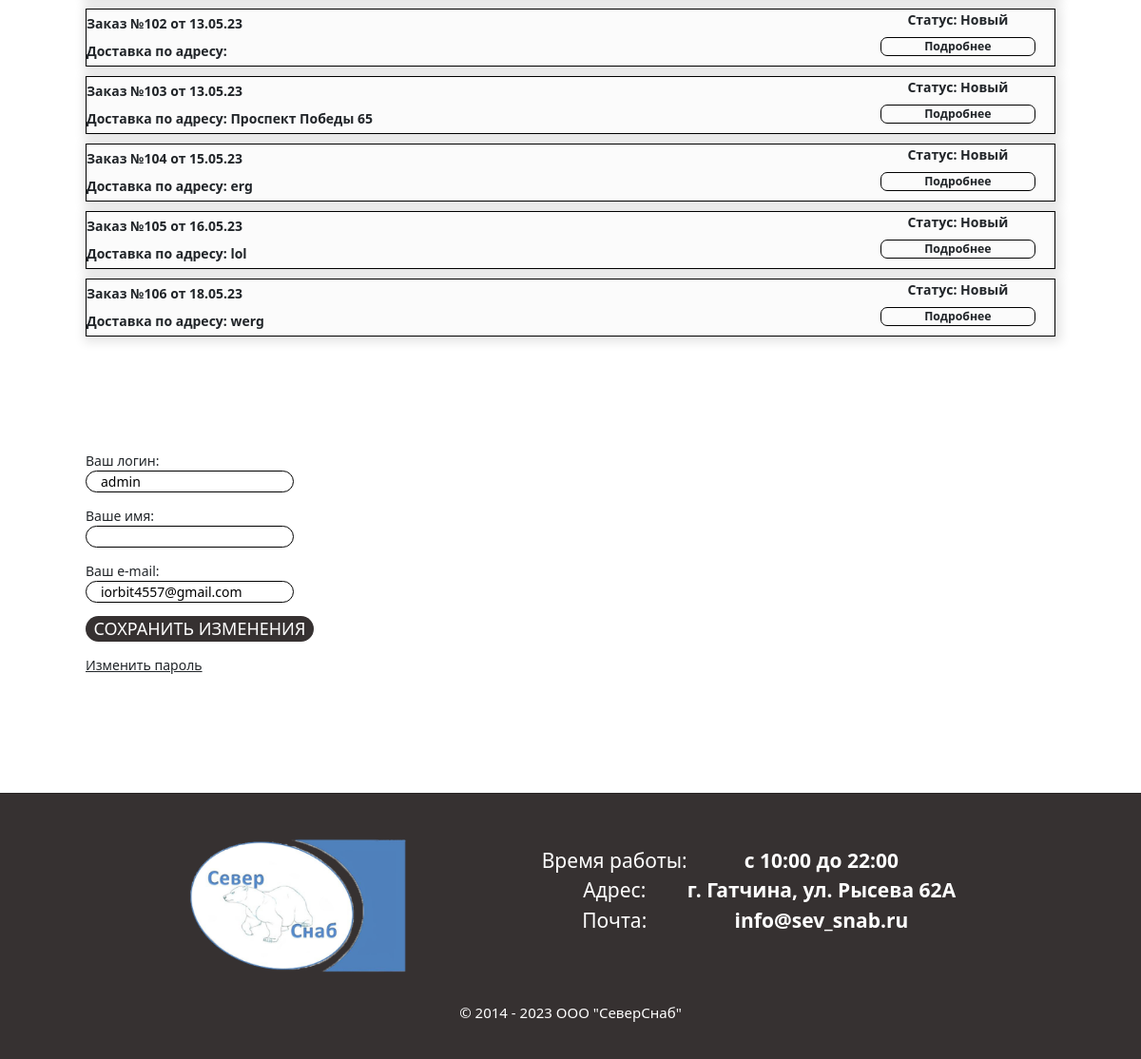
Page /account/ (signed in, lower part) on the earlier database version.
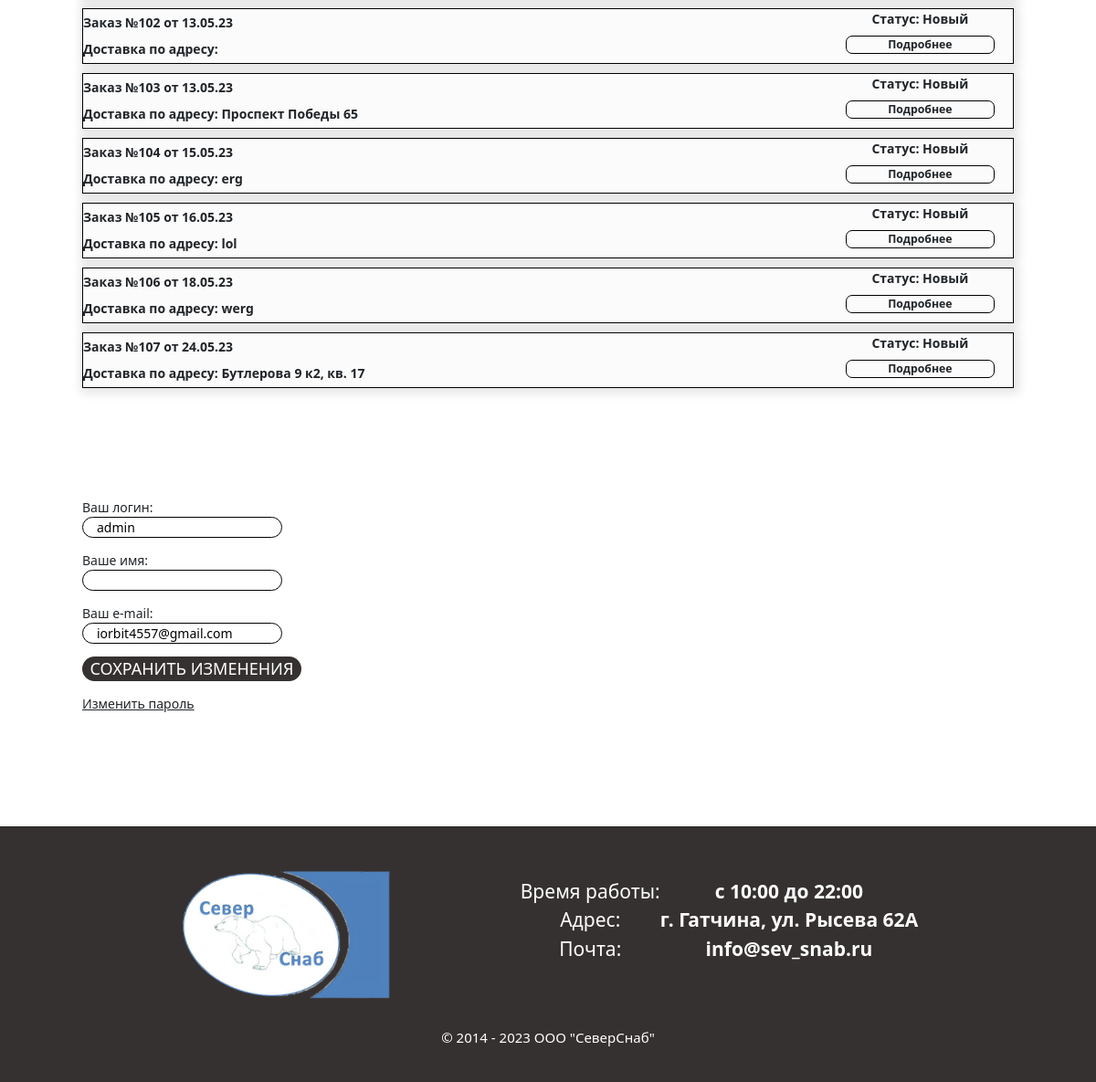
Same page on the later database version.
### orders/models.py (models this page shows, shortened)
class Order(models.Model):
    status = models.CharField('Статус', max_length=20, choices=STATUS_CHOICES, default='new')
    user = models.ForeignKey(User, on_delete=models.CASCADE, null=True)
    type = models.CharField('Тип клиента', max_length=200, null=True)
    full_name = models.CharField('Ф.И.О.', max_length=200, null=True)
    phone = models.CharField('Телефон', max_length=200, null=True)
    email = models.EmailField('Email', null=True)
    address = models.CharField('Адрес', max_length=250)
    postal_code = models.CharField('Почтовый индекс', max_length=20)
    way_to_get = models.CharField('Способ получения', max_length=200, null=True, blank=True)
    comment = models.TextField('Комментарий', null=True, blank=True)
    created = models.DateTimeField('Создано',auto_now_add=True)
    updated = models.DateTimeField('Обновлено', auto_now=True)
    paid = models.BooleanField('Оплачено', default=False)
    manager_status = models.BooleanField('Рассмотрено', default=False, blank=False)
    total_cost = models.DecimalField('Итоговая стоимость', max_digits=10, decimal_places=2, blank=True, null=True)

### account/views.py (the view)
# urls.py: path('', views.dashboard, name='dashboard'),
@login_required
def dashboard(request):
    favorite_products = Product.objects.filter(favorite__user=request.user)
    orders = models.Order.objects.filter(user=request.user)
    if request.method == 'POST':
        form = UserChangeForm(request.POST, instance=request.user)
        if form.is_valid():
            form.save()
    else:
        form = UserChangeForm(instance=request.user)
    data = {
        'favorite_products': favorite_products,
        'orders': orders,
        'form': form,
        'user': request.user,
        'section': 'dashboard',
    }
    return render(request, 'account/dashboard.html', data)

### cart/cart.py (called while the page is built)
    def __len__(self):
        return sum(item['quantity'] for item in self.cart.values())

### cart/context_processors.py (called while the page is built)
def cart(request):
    return {'cart': Cart(request)}

### account/templates/account/dashboard.html (shortened to what this page needs)
{% extends 'shop/base.html' %}
{% load static %}
{% block content %}
    <div class="dashboard">
        <div class="dashboard_body">
            <div class="dashboard_content">
                <div id="orders" class="tab-content">
                    <div id="orders-body">
                        {% if orders %}
                            {% for order in orders %}
                                <div class="order_item">
                                    <table class="order-positions">
                                        <tbody>
                                        <tr>
                                            <td>Заказ №{{ order.id }} от {{ order.created|date:"d.m.y" }}</td>
                                            <td>Статус: {{ order.get_status_display }}</td>
                                        </tr>
                                        <tr>
                                            <td>Доставка по адресу: {{ order.address }}</td>
                                            <td><a href="{% url 'order-detail' order.id %}"><small>Подробнее</small></a></td>
                                        </tr>
                                        </tbody>
                                    </table>
                                </div>
                            {% endfor %}
                        {% else %}
                            <h3>Вы ещё не сделали ни одного заказа</h3>
                        {% endif %}
                    </div>
                </div>
                <div id="profile" class="tab-content">
                    <form method="post">
                        <p>Ваш логин: {{ form.username }}</p>
                        <p>Ваше имя: {{ form.first_name }}</p>
                        <p>Ваш e-mail: {{ form.email }}</p>
                        <p><input class="save-changes" type="submit" value="Сохранить изменения"></p>
                    </form>
                    <a href="{% url 'password-change' %}"><u>Изменить пароль</u></a>
                </div>
            </div>
        </div>
    </div>
    </div>
{% endblock %}

### shop/templates/shop/base.html (shortened to what this page needs)
{% load static %}
<!DOCTYPE html>
<html lang="en">
<head>
    <link rel="stylesheet" href="{% static 'shop/css/reset.css' %}">
    <link rel="stylesheet" href="{% static 'shop/css/bootstrap.min.css' %}">
    <link rel="stylesheet" href="{% static 'shop/css/style.css' %}">
    <link rel="stylesheet"
        href="https://cdn.jsdelivr.net/npm/@fortawesome/fontawesome-free@6.2.1/css/fontawesome.min.css"
>
</head>
<body>
    <div class="main-content">
        {% block content %}
        {% endblock %}
</body>
<footer>
    <hr>
    <div class="footer-body">
        <div class="footer-second-floor">
            <div class="footer-logo">
                <img src="{% static 'shop/img/logo.png' %}" alt="">
            </div>
            <div class="footer-timetable">
                <table>
                    <tbody>
                        <tr>
                            <td>Время работы:</td>
                            <td>с 10:00 до 22:00</td>
                        </tr>
                        <tr>
                            <td>Адрес:</td>
                            <td>г. Гатчина, ул. Рысева 62А</td>
                        </tr>
                        <tr>
                            <td>Почта:</td>
                            <td><a href="mailto: info@sev_snab.ru">info@sev_snab.ru</a></td>
                        </tr>
                    </tbody>
                </table>
            </div>
        </div>
    </div>
    <div class="underfooter_container">
        <div class="underfooter_body">
            <div class="underfooter">
                <h3>&#169 2014 - 2023 ООО "СеверСнаб"</h3>
            </div>
        </div>
    </div>
</footer>
</html>

### shop/static/shop/css/style.css (style rules this page uses)
html { position: relative; min-height: 100%; }
body { height: 100%; margin-right: 0; }
a { color: inherit; text-decoration: none; }
.main-content { padding-top: 10vw; }
footer { position: relative; bottom: 0; width: 100%; background: #363131; flex: 0 0 auto; min-height: calc(100vh - 587px); color: white }
.footer-body { width: 85%; display: block; margin: 0 auto; }
.footer-second-floor { display: flex; align-items: center; justify-content: space-evenly; gap: 30px; }
.footer-logo { margin-top: 30px; }
.footer-timetable { font-size: 30px; text-align: center; }
.footer-timetable tr td:last-child { font-weight: bold; }
footer hr { border-width: 1px; color: black; }
.underfooter { display: flex; justify-content: center; align-items: center; padding-bottom: 10px; }
.underfooter h3 { margin: 30px auto; color: #fff; font-size: 15px; font-weight: 400; }
@media screen and (min-width: 768px) and (max-width: 1200px) { .footer-logo img { width: 20vw; } }
@media screen and (min-width: 768px) and (max-width: 1200px) { .footer-timetable { font-size: 2vw; } }
@media screen and (min-width: 1200px) { .footer-logo img { width: 20vw; } }
@media screen and (min-width: 1200px) { .footer-timetable { font-size: 1.75vw; } }
.order_body h2, h3 { font-weight: bold; }
.dashboard { width: 100%; display: flex; align-content: center; justify-content: center; }
.dashboard_body { width: 85%; }
#orders { width: 100%; display: flex; align-items: center; justify-content: center; margin-bottom: 110px; }
#orders-body { width: 100%; }
#profile { width: 100%; margin-bottom: 110px; }
#profile form p:nth-child(-n+4) input { display: flex; border: 1px solid black; border-radius: 30px; padding-left: 15px; }
.save-changes { background-color: #363131; color: white; text-align: center; text-transform: uppercase; padding: unset; border-radius: 30px; }
@media screen and (min-width: 768px) and (max-width: 1200px) { .save-changes { width: 27vw; font-size: 2vw; } }
@media screen and (min-width: 1200px) { .save-changes { width: 20vw; font-size: 1.5vw; } }
.order-positions { width: 100%; border: 1px solid black; background: #FBFBFB; box-shadow: 2px 2px 10px 4px rgba(0, 0, 0, 0.1); margin-bottom: 10px; }
.order-positions a { border: 1px solid black; border-radius: 7px; width: 80%; display: flex; align-content: center; justify-content: center; }
.order-positions td { font-weight: bold; }
.order-positions td:nth-child(1) { width: 80%; height: 30px; }
.order-positions td:nth-child(2) { text-align: center; }
.order-positions td:last-child { display: flex; align-items: center; justify-content: center; }

Differences in the rows shown:
added Order: id "107", created "24.05.23", status "Новый", address "Бутлерова 9 к2, кв. 17"
